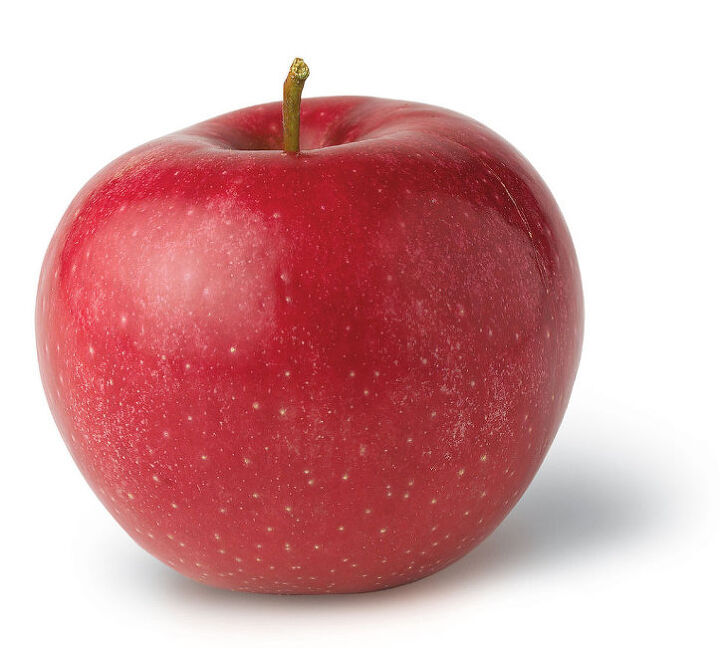
#> input picture python_opencv/images/apple.jpg, 720 x 648 px, found by its file name
$ python hsv_test_0401.py
#> lines starting #> are read from the running program, lines starting #| are printed output that depends on the picture; after the words box and inside, x2 and y2 are one past the last pixel; in counts of white or black regions, pixels touching at a corner belong together
import cv2
# Hue(색상), Saturation(채도 : 선명도), Value(명도 : 밝기) h는 0~179, s와 v는 0~255
img_src = cv2.imread('images/apple.jpg', cv2.IMREAD_COLOR)
#> img_src is the input picture: shape (648, 720, 3); mean B, G, R 163.8, 161.5, 213.9

height,width = img_src.shape[:2]
#> height = 648; width = 720
print('height : ', height, 'width : ', width)
#| height :  648 width :  720

# BGR 칼라공간 => HSV 칼라 공간으로 변환
img_hsv = cv2.cvtColor(img_src, cv2.COLOR_BGR2HSV)
#> img_hsv: shape (648, 720, 3); mean H, S, V 69.1, 77.7, 214

# 그림판에서 색 스프로이드로 추출 후 그 값(RGU)을 https://www.rapidtables.com/convert/color/rgb-to-hsv.html 에서 계산해서 /2한 값
img_lower_r = cv2.inRange(img_hsv,(0,35,10),(5,255,255))
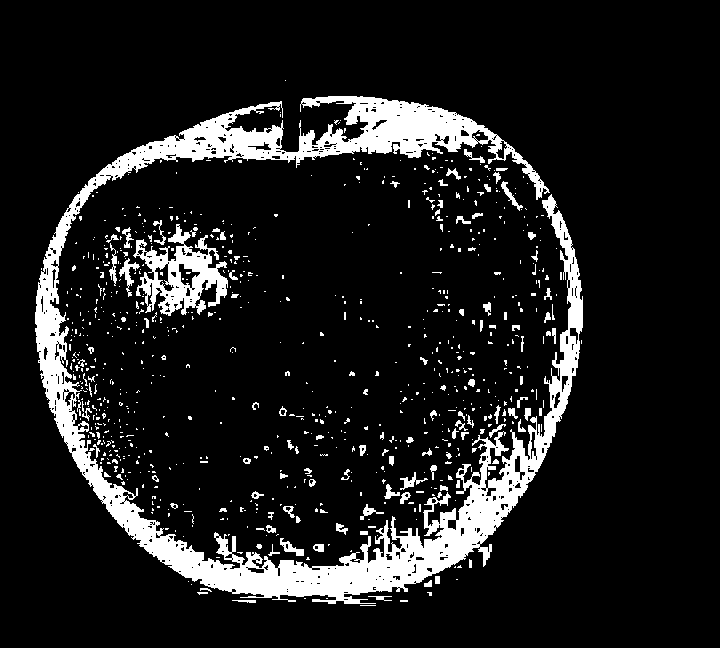
#> img_lower_r: shape (648, 720); 11.3% white; 805 white regions (688 under 20 px), largest, box (x1, y1, x2, y2) and area: (35, 96, 583, 604) 40448, (133, 224, 228, 316) 3774, (119, 258, 140, 297) 239
img_upper_r = cv2.inRange(img_hsv,(170,35,10),(180,255,255))
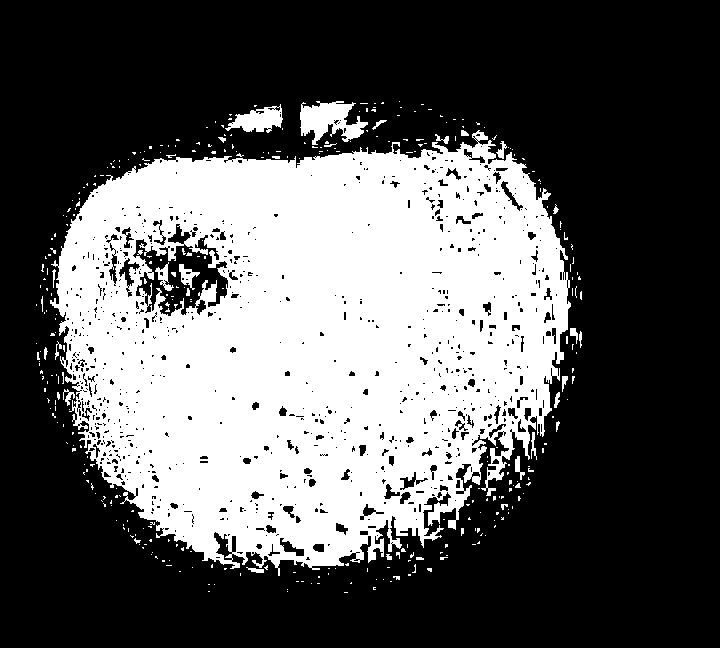
#> img_upper_r: shape (648, 720); 35.7% white; 352 white regions (318 under 20 px), largest, box (x1, y1, x2, y2) and area: (50, 130, 571, 576) 160639, (300, 101, 368, 145) 1677, (225, 104, 283, 133) 907
added_r = cv2. addWeighted(img_lower_r,1.0,img_upper_r,1.0,0.0)
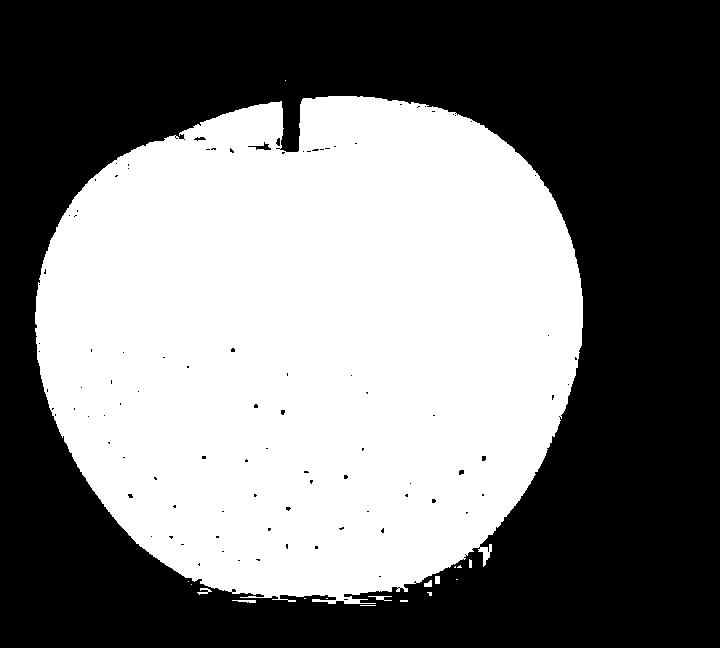
#> added_r: shape (648, 720); 47% white; 18 white regions (11 under 20 px), largest, box (x1, y1, x2, y2) and area: (35, 96, 583, 604) 219011, (368, 596, 392, 601) 56, (232, 600, 256, 603) 50

img_add_red = cv2.bitwise_and(img_hsv,img_hsv,mask=added_r)
#> img_add_red: shape (648, 720, 3); mean H, S, V 63.6, 75.8, 83.5

# 이미지를 출력하기 위해서 HSV->BGR로 변환
add_red =  cv2.cvtColor(img_add_red, cv2.COLOR_HSV2BGR)
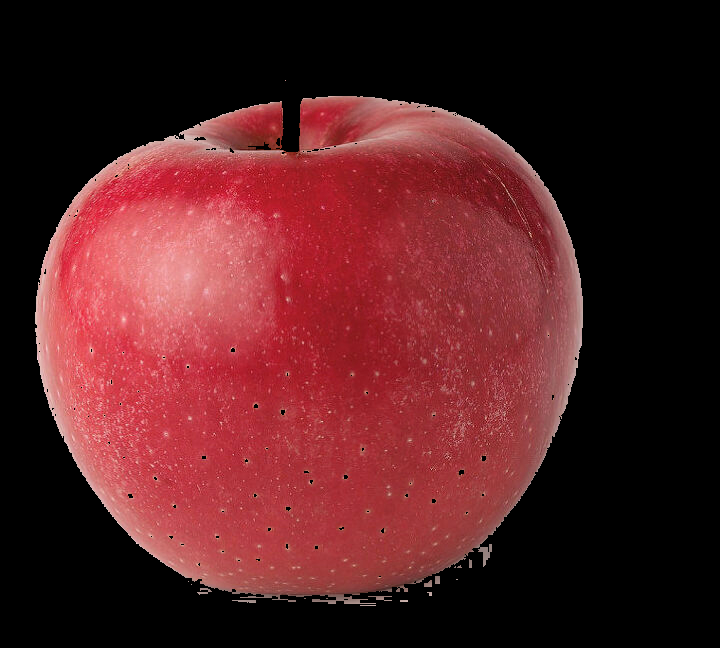
#> add_red: shape (648, 720, 3); mean B, G, R 34.2, 31.5, 83.5
cv2.imshow('src', img_src)
cv2.imshow('hsv', img_hsv)
cv2.imshow('add_red', add_red)
cv2.waitKey()
cv2.destroyAllWindows()
